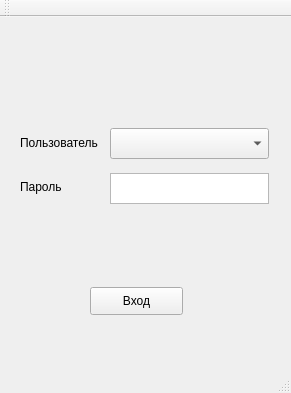
<?xml version="1.0" encoding="UTF-8"?>
<ui version="4.0">
 <class>MainWindow</class>
 <widget class="QMainWindow" name="MainWindow">
  <property name="geometry">
   <rect>
    <x>0</x>
    <y>0</y>
    <width>291</width>
    <height>393</height>
   </rect>
  </property>
  <property name="windowTitle">
   <string>MainWindow</string>
  </property>
  <widget class="QWidget" name="centralWidget">
   <widget class="QPushButton" name="connect">
    <property name="geometry">
     <rect>
      <x>90</x>
      <y>270</y>
      <width>93</width>
      <height>28</height>
     </rect>
    </property>
    <property name="text">
     <string>Вход</string>
    </property>
   </widget>
   <widget class="QLabel" name="label_3">
    <property name="geometry">
     <rect>
      <x>20</x>
      <y>156</y>
      <width>91</width>
      <height>28</height>
     </rect>
    </property>
    <property name="text">
     <string>Пароль</string>
    </property>
   </widget>
   <widget class="QLabel" name="label_4">
    <property name="geometry">
     <rect>
      <x>20</x>
      <y>110</y>
      <width>91</width>
      <height>31</height>
     </rect>
    </property>
    <property name="text">
     <string>Пользователь</string>
    </property>
   </widget>
   <widget class="QTextEdit" name="password">
    <property name="geometry">
     <rect>
      <x>110</x>
      <y>156</y>
      <width>159</width>
      <height>31</height>
     </rect>
    </property>
    <property name="sizePolicy">
     <sizepolicy hsizetype="Expanding" vsizetype="Expanding">
      <horstretch>0</horstretch>
      <verstretch>1</verstretch>
     </sizepolicy>
    </property>
   </widget>
   <widget class="QComboBox" name="logins">
    <property name="geometry">
     <rect>
      <x>110</x>
      <y>111</y>
      <width>159</width>
      <height>31</height>
     </rect>
    </property>
   </widget>
  </widget>
  <widget class="QMenuBar" name="menuBar">
   <property name="geometry">
    <rect>
     <x>0</x>
     <y>0</y>
     <width>291</width>
     <height>26</height>
    </rect>
   </property>
  </widget>
  <widget class="QToolBar" name="mainToolBar">
   <attribute name="toolBarArea">
    <enum>TopToolBarArea</enum>
   </attribute>
   <attribute name="toolBarBreak">
    <bool>false</bool>
   </attribute>
  </widget>
  <widget class="QStatusBar" name="statusBar"/>
 </widget>
 <layoutdefault spacing="6" margin="11"/>
 <resources/>
 <connections/>
</ui>
